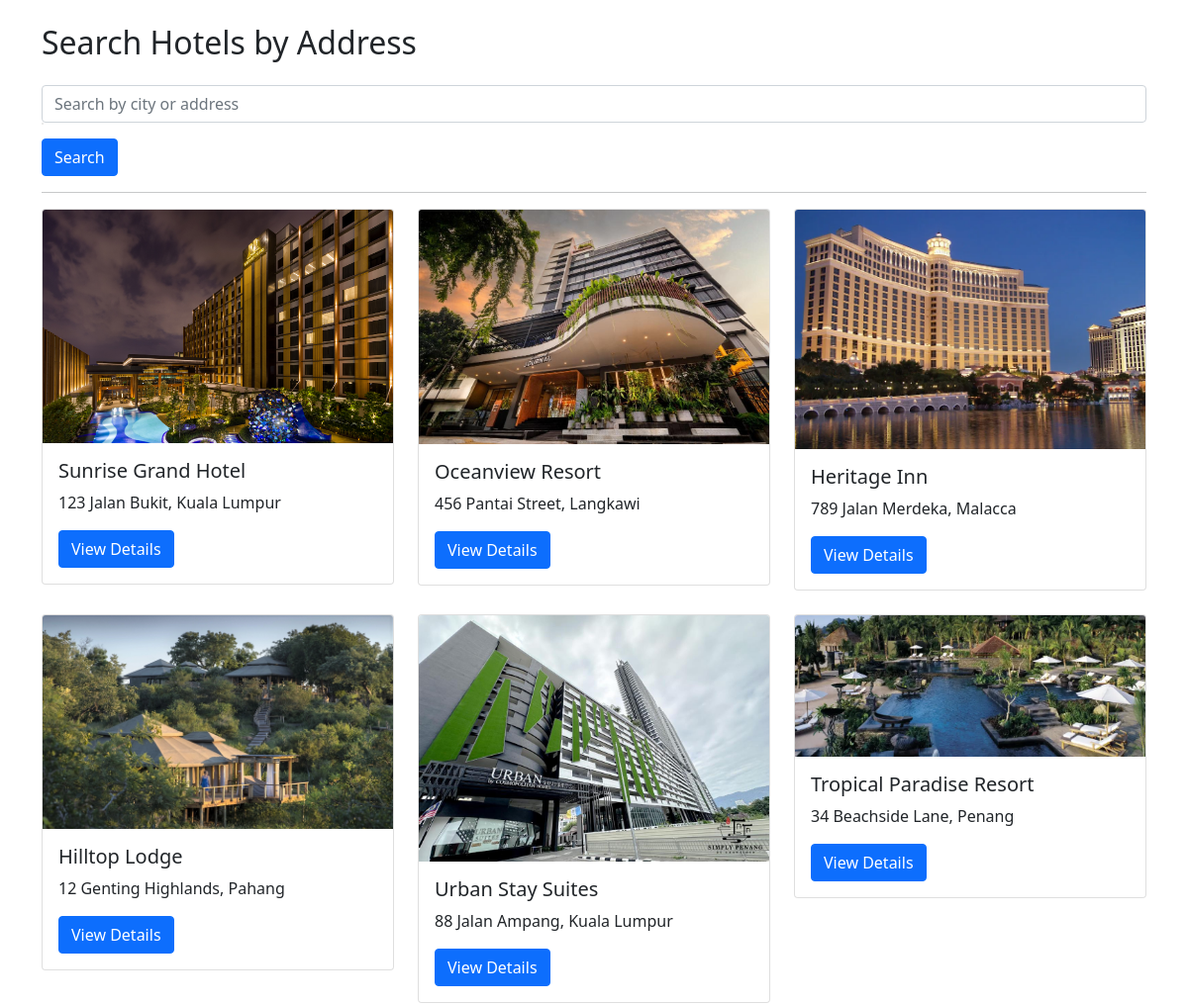
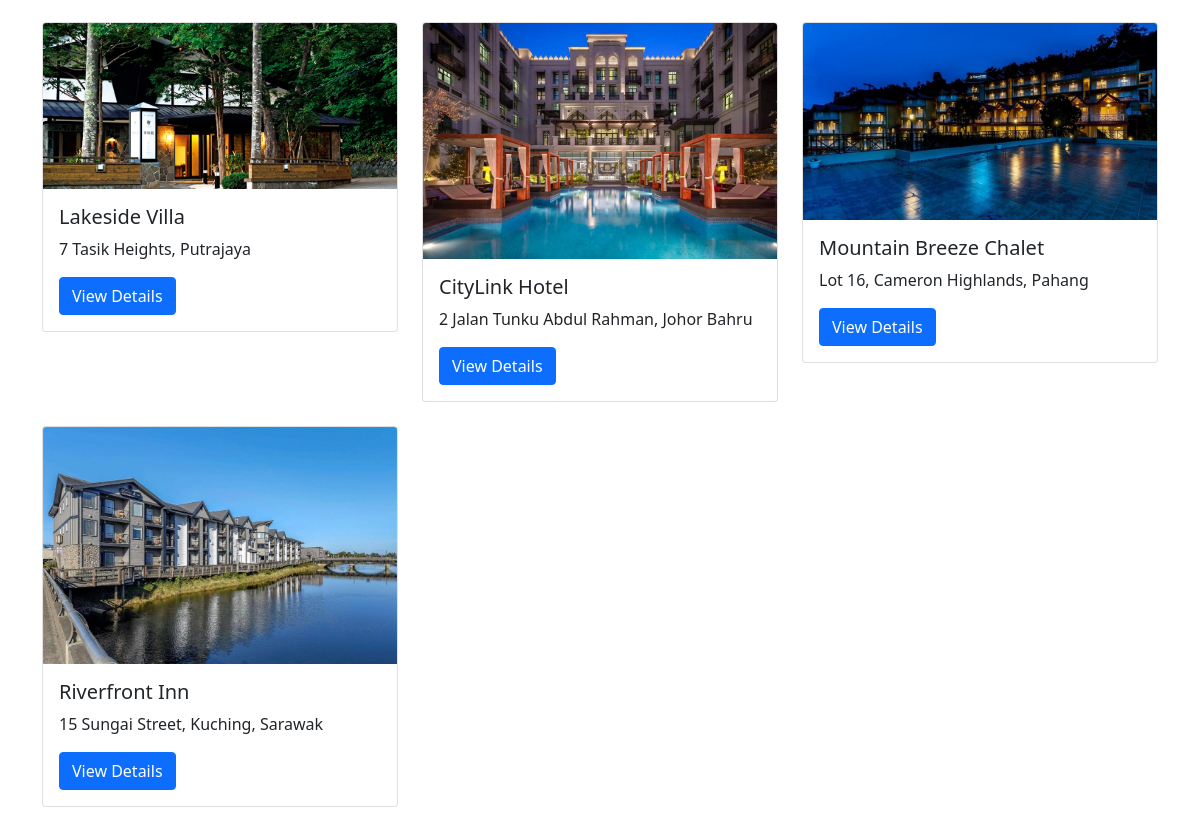
Screenshot of /User/autocomplete.php with the database file from the repository (2 pictures, top to bottom).
### tables this page shows
CREATE TABLE `hotel` (
  `hotel_id` int(11) NOT NULL,
  `hotel_name` varchar(100) NOT NULL,
  `address` text NOT NULL,
  `phone_number` varchar(20) DEFAULT NULL,
  `email` varchar(100) DEFAULT NULL,
  `description` text DEFAULT NULL,
  `average_rating` decimal(3,2) DEFAULT 0.00,
  `hotel_image` varchar(255) DEFAULT NULL
);

### User/autocomplete.php (the view, shortened to what this page needs)
<?php
include('connect/connection.php');
$searchCity = '';
if (isset($_GET['city'])) {
    $searchCity = trim($_GET['city']);
    $searchCityEscaped = mysqli_real_escape_string($connect, $searchCity);
    $query = "SELECT * FROM hotel WHERE address LIKE '%$searchCityEscaped%'";
    $result = mysqli_query($connect, $query);
} else {
    $result = mysqli_query($connect, "SELECT * FROM hotel");
}
?>
<!DOCTYPE html>
<html lang="en">
<head>
    <link href="https://cdn.jsdelivr.net/npm/bootstrap@5.1.3/dist/css/bootstrap.min.css" rel="stylesheet">
</head>
<body>
<div class="container mt-4">
    <h2 class="mb-4">Search Hotels by Address</h2>
    <form method="GET" action="">
        <div class="mb-3 position-relative">
            <input type="text" name="city" id="city" class="form-control" placeholder="Search by city or address" value="<?php echo htmlspecialchars($searchCity); ?>">
            <div id="suggestions" class="list-group"></div>
        </div>
        <button type="submit" class="btn btn-primary">Search</button>
    </form>
    <hr>
    <div class="row">
        <?php while ($row = mysqli_fetch_assoc($result)) { ?>
            <div class="col-md-4 mb-4">
                <div class="card">
                    <img src="<?php echo 'Room Image/' . $row['hotel_image']; ?>" class="card-img-top" alt="Hotel Image">
                    <div class="card-body">
                        <h5 class="card-title"><?php echo htmlspecialchars($row['hotel_name']); ?></h5>
                        <p class="card-text"><?php echo htmlspecialchars($row['address']); ?></p>
                        <a href="view_categories.php?hotel_id=<?php echo $row['hotel_id']; ?>" class="btn btn-primary">View Details</a>
                    </div>
                </div>
            </div>
        <?php } ?>
    </div>
</div>
</body>
</html>

### User/autocomplete.php (style rules this page uses)
#suggestions { position: absolute; background-color: #fff; border: 1px solid #ddd; max-height: 200px; overflow-y: auto; z-index: 1000; }

### rows the page displays
hotel: hotel_image (picture), hotel_name "Sunrise Grand Hotel", address "123 Jalan Bukit, Kuala Lumpur"
hotel: hotel_image (picture), hotel_name "Oceanview Resort", address "456 Pantai Street, Langkawi"
hotel: hotel_image (picture), hotel_name "Heritage Inn", address "789 Jalan Merdeka, Malacca"
hotel: hotel_image (picture), hotel_name "Hilltop Lodge", address "12 Genting Highlands, Pahang"
hotel: hotel_image (picture), hotel_name "Urban Stay Suites", address "88 Jalan Ampang, Kuala Lumpur"
hotel: hotel_image (picture), hotel_name "Tropical Paradise Resort", address "34 Beachside Lane, Penang"
hotel: hotel_image (picture), hotel_name "Lakeside Villa", address "7 Tasik Heights, Putrajaya"
hotel: hotel_image (picture), hotel_name "CityLink Hotel", address "2 Jalan Tunku Abdul Rahman, Johor Bahru"
hotel: hotel_image (picture), hotel_name "Mountain Breeze Chalet", address "Lot 16, Cameron Highlands, Pahang"
hotel: hotel_image (picture), hotel_name "Riverfront Inn", address "15 Sungai Street, Kuching, Sarawak"
